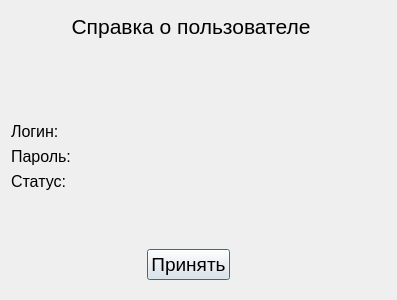
<?xml version="1.0" encoding="UTF-8"?>
<ui version="4.0">
 <class>aboutuser</class>
 <widget class="QDialog" name="aboutuser">
  <property name="geometry">
   <rect>
    <x>0</x>
    <y>0</y>
    <width>397</width>
    <height>300</height>
   </rect>
  </property>
  <property name="windowTitle">
   <string>Dialog</string>
  </property>
  <layout class="QGridLayout" name="gridLayout">
   <item row="7" column="2" colspan="2">
    <widget class="QLabel" name="error">
     <property name="font">
      <font>
       <pointsize>12</pointsize>
      </font>
     </property>
     <property name="text">
      <string/>
     </property>
     <property name="alignment">
      <set>Qt::AlignCenter</set>
     </property>
    </widget>
   </item>
   <item row="0" column="0">
    <widget class="QLabel" name="label">
     <property name="minimumSize">
      <size>
       <width>0</width>
       <height>30</height>
      </size>
     </property>
     <property name="maximumSize">
      <size>
       <width>16777215</width>
       <height>50</height>
      </size>
     </property>
     <property name="font">
      <font>
       <pointsize>16</pointsize>
      </font>
     </property>
     <property name="text">
      <string>Справка о пользователе</string>
     </property>
     <property name="alignment">
      <set>Qt::AlignCenter</set>
     </property>
    </widget>
   </item>
   <item row="6" column="0">
    <spacer name="verticalSpacer">
     <property name="orientation">
      <enum>Qt::Vertical</enum>
     </property>
     <property name="sizeHint" stdset="0">
      <size>
       <width>20</width>
       <height>53</height>
      </size>
     </property>
    </spacer>
   </item>
   <item row="1" column="0">
    <spacer name="verticalSpacer_2">
     <property name="orientation">
      <enum>Qt::Vertical</enum>
     </property>
     <property name="sizeHint" stdset="0">
      <size>
       <width>20</width>
       <height>77</height>
      </size>
     </property>
    </spacer>
   </item>
   <item row="5" column="0">
    <layout class="QGridLayout" name="gridLayout_4">
     <property name="topMargin">
      <number>9</number>
     </property>
     <property name="rightMargin">
      <number>9</number>
     </property>
     <property name="bottomMargin">
      <number>9</number>
     </property>
     <item row="2" column="0">
      <widget class="QLabel" name="label_4">
       <property name="font">
        <font>
         <pointsize>12</pointsize>
        </font>
       </property>
       <property name="text">
        <string>Статус:</string>
       </property>
      </widget>
     </item>
     <item row="1" column="0">
      <widget class="QLabel" name="label_3">
       <property name="font">
        <font>
         <pointsize>12</pointsize>
        </font>
       </property>
       <property name="text">
        <string>Пароль:</string>
       </property>
      </widget>
     </item>
     <item row="0" column="0">
      <widget class="QLabel" name="label_2">
       <property name="font">
        <font>
         <pointsize>12</pointsize>
        </font>
       </property>
       <property name="text">
        <string>Логин:</string>
       </property>
      </widget>
     </item>
     <item row="0" column="1">
      <widget class="QLabel" name="login">
       <property name="font">
        <font>
         <pointsize>12</pointsize>
        </font>
       </property>
       <property name="text">
        <string/>
       </property>
      </widget>
     </item>
     <item row="1" column="1">
      <widget class="QLabel" name="passw">
       <property name="font">
        <font>
         <pointsize>12</pointsize>
        </font>
       </property>
       <property name="text">
        <string/>
       </property>
      </widget>
     </item>
     <item row="2" column="1">
      <widget class="QLabel" name="status">
       <property name="font">
        <font>
         <pointsize>12</pointsize>
        </font>
       </property>
       <property name="text">
        <string/>
       </property>
      </widget>
     </item>
    </layout>
   </item>
   <item row="7" column="0">
    <layout class="QGridLayout" name="gridLayout_3">
     <property name="leftMargin">
      <number>3</number>
     </property>
     <property name="rightMargin">
      <number>9</number>
     </property>
     <property name="bottomMargin">
      <number>9</number>
     </property>
     <item row="0" column="0">
      <spacer name="horizontalSpacer">
       <property name="orientation">
        <enum>Qt::Horizontal</enum>
       </property>
       <property name="sizeHint" stdset="0">
        <size>
         <width>40</width>
         <height>20</height>
        </size>
       </property>
      </spacer>
     </item>
     <item row="0" column="2">
      <spacer name="horizontalSpacer_2">
       <property name="orientation">
        <enum>Qt::Horizontal</enum>
       </property>
       <property name="sizeHint" stdset="0">
        <size>
         <width>40</width>
         <height>20</height>
        </size>
       </property>
      </spacer>
     </item>
     <item row="0" column="1">
      <widget class="QPushButton" name="accept">
       <property name="font">
        <font>
         <pointsize>14</pointsize>
        </font>
       </property>
       <property name="text">
        <string>Принять</string>
       </property>
      </widget>
     </item>
    </layout>
   </item>
  </layout>
 </widget>
 <resources/>
 <connections>
  <connection>
   <sender>accept</sender>
   <signal>clicked()</signal>
   <receiver>aboutuser</receiver>
   <slot>close()</slot>
   <hints>
    <hint type="sourcelabel">
     <x>189</x>
     <y>265</y>
    </hint>
    <hint type="destinationlabel">
     <x>199</x>
     <y>149</y>
    </hint>
   </hints>
  </connection>
 </connections>
</ui>
